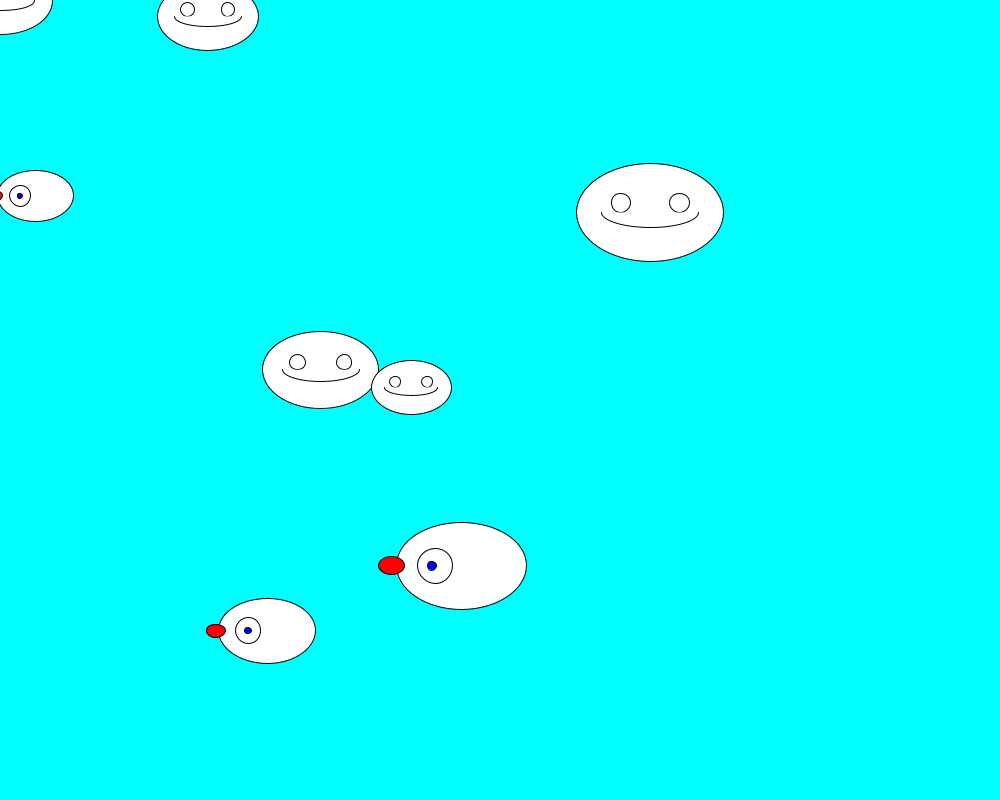
Frame 1 (no input)
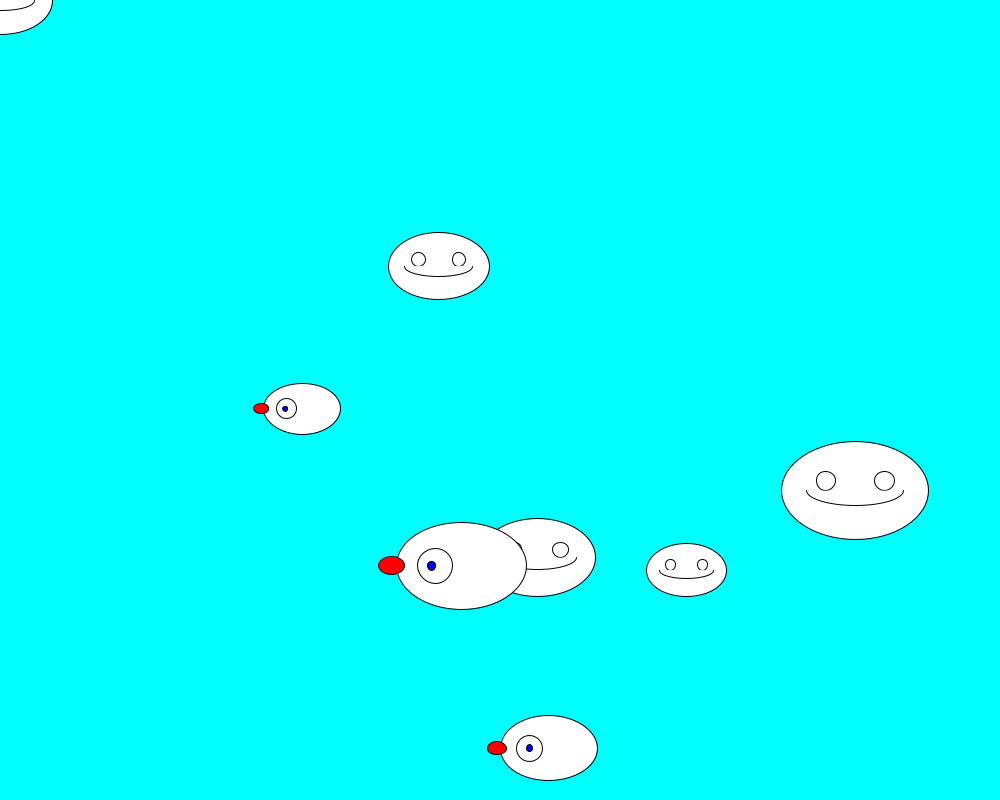
Frame 60 (the mouse pressed at the canvas centre just before this capture)
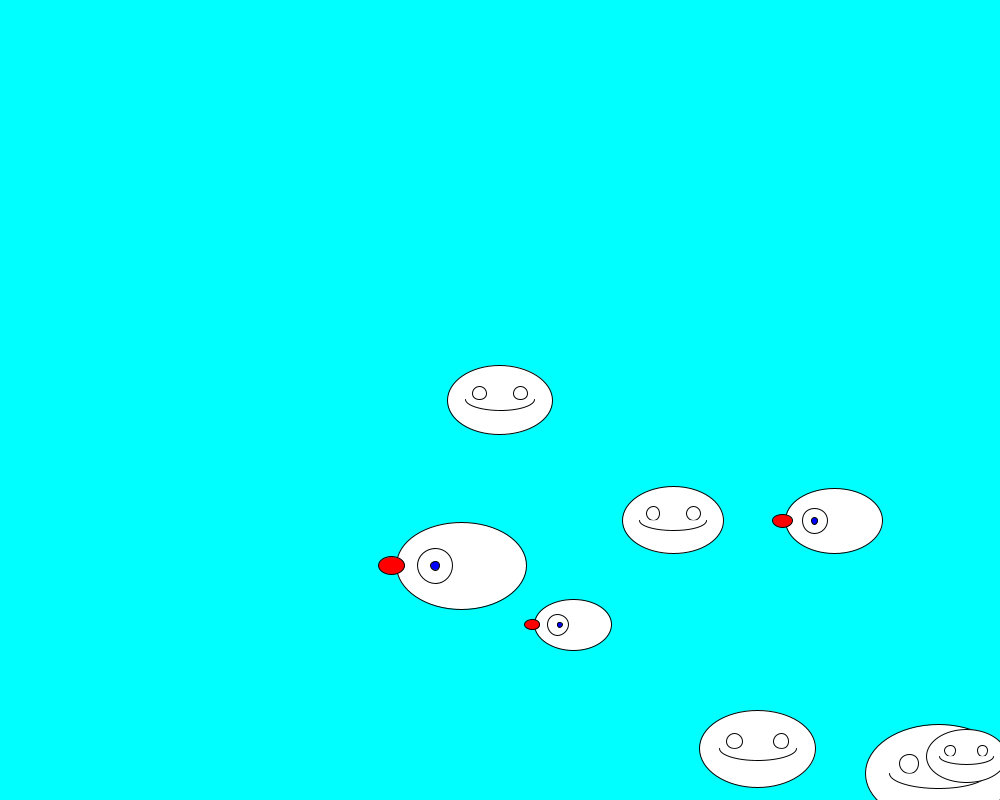
Frame 120 (the mouse held since frame 60 and released just before this capture)

The Processing sketch that drew these frames (run headless with seeded random() and noise(); from frame 60 on, the mouse is pressed at the canvas centre):

// Processing sketch: hw9_array2_teacher
// ── hw9_array2_teacher.pde
float [] a, b, c, vx, vy;
void setup() {
  size(1000, 800);
  a = new float[8];
  b = new float[8];
  c = new float[8];
  vx = new float[8];
  vy = new float[8];
  for (int i=0; i<8; i++) {
    a[i] = random(width);
    b[i] = random(height);
    c[i] = random(5, 10);
    vx[i] = random(3, 5);
    vy[i] = random(3, 5);
  }
}// setup()
void draw() {
  background(0, 255, 255);
  for (int i=0; i<8; i++) {
    if (i != 3 && i != 7) {
      a[i] += vx[i];
      b[i] += vy[i];
      if (a[i]<0 || a[i]>width) vx[i] = -vx[i];
      if (b[i]<0 || b[i]>height) vy[i] = -vy[i];
    } else if (i == 3) {
      a[i] = mouseX;
      b[i] = mouseY;
    }
    if (i<5) smile(a[i], b[i], c[i]);
    else rednose(a[i], b[i], c[i]);
  } // for
} // draw()
void keyPressed() {
 if(key == 'a') a[7] -= 10;
 else if(key == 'd') a[7] += 10;
 else if(key == 'w') b[7] -= 10;
 else if(key == 's') b[7] += 10;
 }
void smile(float x, float y, float d) {
  ellipse(x, y, d*15, d*10);
  circle(x-d*3, y-d, 2*d);
  circle(x+d*3, y-d, 2*d);
  arc(x, y, d*10, d*3, 0, PI);
}
void rednose(float x, float y, float d) {
  ellipse(x, y, d*15, d*10);
  fill(255, 0, 0);
  ellipse(x-d*8, y, 3*d, 2*d); // nose
  fill(255);
  circle(x-d*3, y, 4*d);  // eye
  fill(0, 0, 255);
  circle(x-d*3+random(-0.4*d, 0.4*d), y, d);
  fill(255);
}
